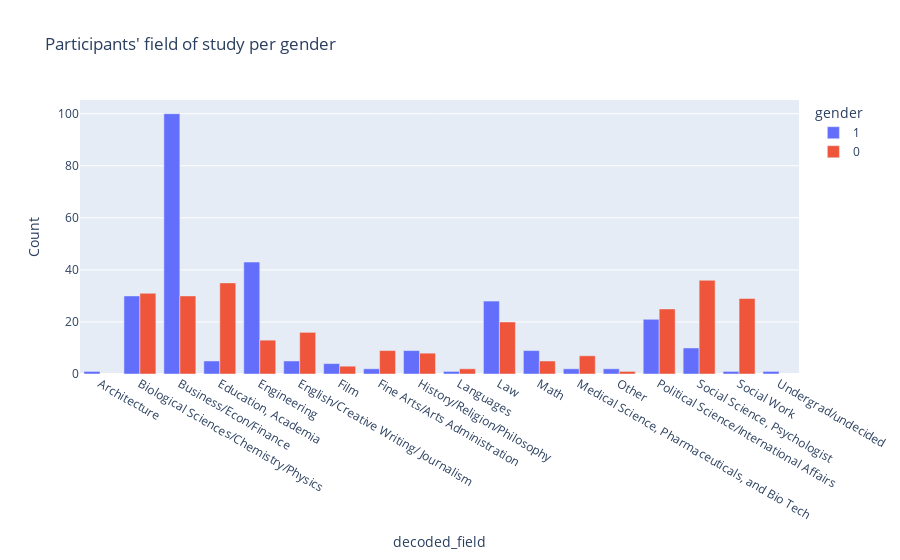

Notebook cell for this chart:
### Code cell
#Group by docoded_field and gender, then count the instances
field_per_gender = participants.groupby(['decoded_field','gender'], as_index=False )['iid'].count()
field_per_gender['gender'] = field_per_gender['gender'].astype('str')
field_per_gender=field_per_gender.rename(columns={"iid":"Count"})
fig = px.bar(field_per_gender, 
             x='decoded_field',
             y='Count',
             color='gender',
             title='Participants\' field of study per gender',
             barmode='group'
           )
fig.update_layout(
    autosize=True,
    height=500,
)
fig.show()

### Figure 1 — Plotly figure (JSON) as saved in the notebook; plotly's stock layout.template omitted (floating-point values rounded to 4 significant figures)
{"data": [{"alignmentgroup": "True", "hovertemplate": "gender=1<br>decoded_field=%{x}<br>Count=%{y}<extra></extra>", "legendgroup": "1", "marker": {"color": "#636efa", "pattern": {"shape": ""}}, "name": "1", "offsetgroup": "1", "orientation": "v", "showlegend": true, "textposition": "auto", "type": "bar", "x": ["Architecture", "Biological Sciences/Chemistry/Physics", "Business/Econ/Finance", "Education, Academia", "Engineering", "English/Creative Writing/ Journalism", "Film", "Fine Arts/Arts Administration", "History/Religion/Philosophy", "Languages", "Law", "Math", "Medical Science, Pharmaceuticals, and Bio Tech", "Other", "Political Science/International Affairs", "Social Science, Psychologist", "Social Work", "Undergrad/undecided"], "xaxis": "x", "y": [1, 30, 100, 5, 43, 5, 4, 2, 9, 1, 28, 9, 2, 2, 21, 10, 1, 1], "yaxis": "y"}, {"alignmentgroup": "True", "hovertemplate": "gender=0<br>decoded_field=%{x}<br>Count=%{y}<extra></extra>", "legendgroup": "0", "marker": {"color": "#EF553B", "pattern": {"shape": ""}}, "name": "0", "offsetgroup": "0", "orientation": "v", "showlegend": true, "textposition": "auto", "type": "bar", "x": ["Biological Sciences/Chemistry/Physics", "Business/Econ/Finance", "Education, Academia", "Engineering", "English/Creative Writing/ Journalism", "Film", "Fine Arts/Arts Administration", "History/Religion/Philosophy", "Languages", "Law", "Math", "Medical Science, Pharmaceuticals, and Bio Tech", "Other", "Political Science/International Affairs", "Social Science, Psychologist", "Social Work"], "xaxis": "x", "y": [31, 30, 35, 13, 16, 3, 9, 8, 2, 20, 5, 7, 1, 25, 36, 29], "yaxis": "y"}], "layout": {"autosize": true, "barmode": "group", "legend": {"title": {"text": "gender"}, "tracegroupgap": 0}, "title": {"text": "Participants' field of study per gender"}, "xaxis": {"anchor": "y", "autorange": true, "domain": [0, 1], "range": [-0.5, 17.5], "title": {"text": "decoded_field"}, "type": "category"}, "yaxis": {"anchor": "x", "autorange": true, "domain": [0, 1], "range": [0, 105.3], "title": {"text": "Count"}, "type": "linear"}}}
